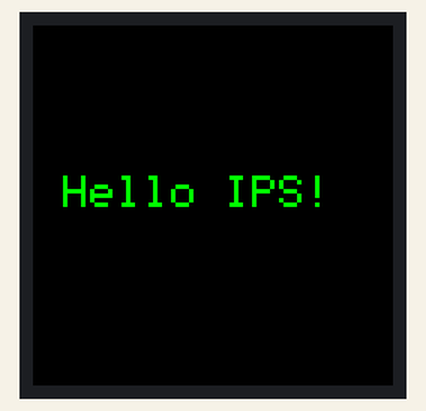
This sketch was run on a simulated ESP32. On the bench: 240×240 colour display.

Above: at 0.3 s.

The sketch:

example_1.ino
```cpp
// Initializes the ST7789 display (CS tied low) using SPI mode 3, sets rotation, clears the screen, and prints 'Hello IPS!' to the panel.
//
// Buy this module: https://shillehtek.com/products/tft-lcd-1-3-240x240-st7789-esp32-arduino
// Full manual: https://shillehtek.com/blogs/shillehtek-product-manuals/tft-lcd-1-3-240x240-st7789-esp32-arduino-manual
// More examples: https://github.com/shillehbean/shillehtek-examples
//

// Library Manager: "Adafruit ST7735 and ST7789" + "Adafruit GFX"
#include <Adafruit_GFX.h>
#include <Adafruit_ST7789.h>

#define TFT_CS   -1   // this module has no CS pin
#define TFT_DC    9
#define TFT_RST   8

Adafruit_ST7789 tft = Adafruit_ST7789(TFT_CS, TFT_DC, TFT_RST);

void setup() {
  tft.init(240, 240, SPI_MODE3);   // mode 3 because CS is tied low
  tft.setRotation(2);
  tft.fillScreen(ST77XX_BLACK);

  tft.setTextColor(ST77XX_GREEN);
  tft.setTextSize(3);
  tft.setCursor(20, 100);
  tft.print("Hello IPS!");
}

void loop() {}
```
